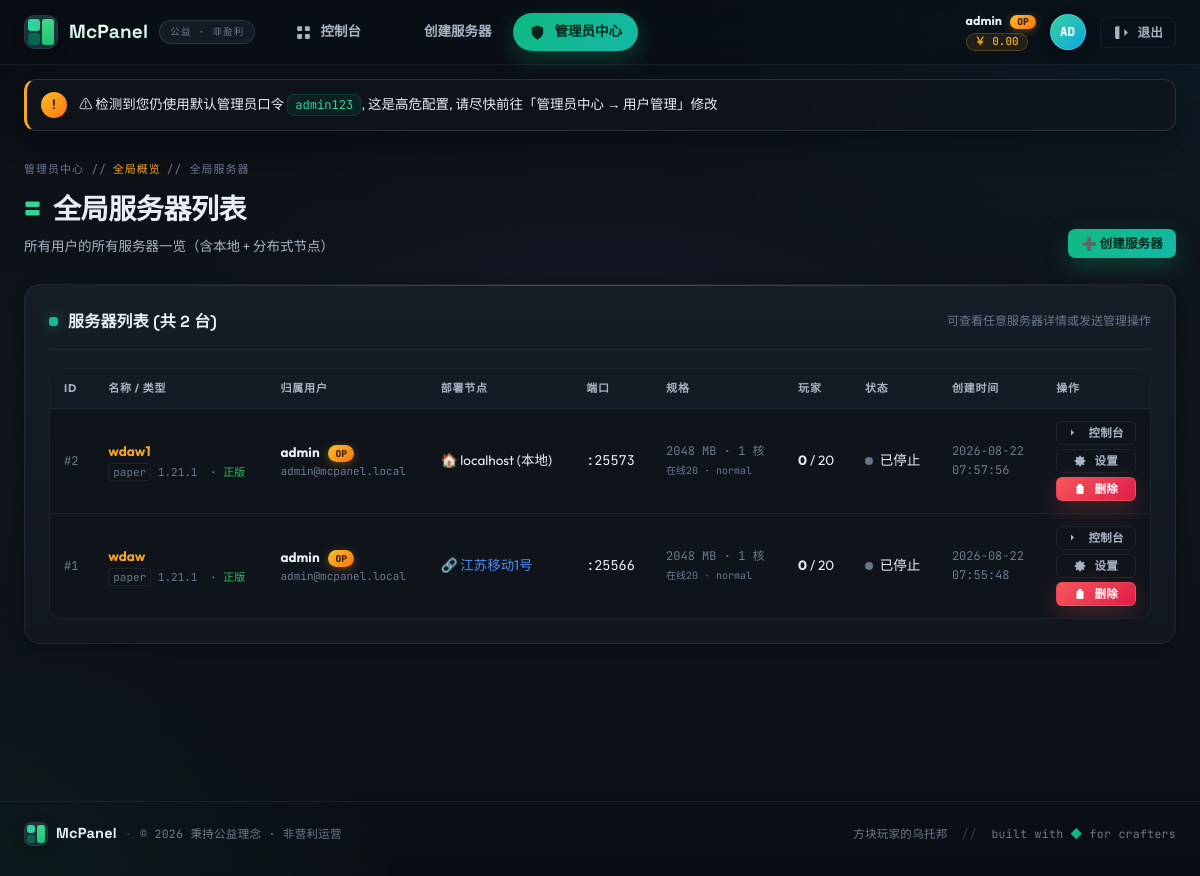
The app's page /admin/servers (signed in) with its own data.
### models.py (models this page shows, shortened)
class User(UserMixin, db.Model):
    __tablename__ = 'users'
    id = db.Column(db.Integer, primary_key=True)
    username = db.Column(db.String(80), unique=True, nullable=False, index=True)
    email = db.Column(db.String(120), unique=True, nullable=False)
    password_hash = db.Column(db.String(256), nullable=False)
    is_admin = db.Column(db.Boolean, default=False)
    max_servers = db.Column(db.Integer, default=2)        # 最大服务器数量
    total_memory = db.Column(db.Integer, default=4096)    # 总内存配额 MB
    total_cores = db.Column(db.Integer, default=2)        # 总核心配额
    balance = db.Column(db.Float, default=0.0)            # 余额
    created_at = db.Column(db.DateTime, default=datetime.utcnow)
    servers = db.relationship('ServerInstance', backref='owner', lazy=True, cascade='all, delete-orphan')

class ServerInstance(db.Model):
    __tablename__ = 'servers'
    id = db.Column(db.Integer, primary_key=True)
    name = db.Column(db.String(100), nullable=False)
    user_id = db.Column(db.Integer, db.ForeignKey('users.id'), nullable=False)
    node_id = db.Column(db.Integer, db.ForeignKey('nodes.id'), nullable=True)
    server_type = db.Column(db.String(50), default='paper')  # paper, vanilla, forge, fabric, spigot
    version = db.Column(db.String(20), default='1.20.4')
    memory = db.Column(db.Integer, default=2048)            # MB
    cores = db.Column(db.Integer, default=1)
    port = db.Column(db.Integer, unique=True, nullable=False)
    motd = db.Column(db.String(200), default='A Minecraft Server')
    max_players = db.Column(db.Integer, default=20)
    status = db.Column(db.String(20), default='stopped')    # running, stopped, starting, stopping, crashed
    pid = db.Column(db.Integer, nullable=True)
    player_count = db.Column(db.Integer, default=0)
    uptime_seconds = db.Column(db.BigInteger, default=0)
    last_started = db.Column(db.DateTime, nullable=True)
    created_at = db.Column(db.DateTime, default=datetime.utcnow)
    updated_at = db.Column(db.DateTime, default=datetime.utcnow, onupdate=datetime.utcnow)
    server_path = db.Column(db.String(500), nullable=True)   # 服务器目录绝对路径
    jar_file = db.Column(db.String(200), default='server.jar')
    java_args = db.Column(db.String(500), default='')         # 额外 JVM 参数
    auto_start = db.Column(db.Boolean, default=False)
    online_mode = db.Column(db.Boolean, default=True)         # 正版验证
    pvp_enabled = db.Column(db.Boolean, default=True)
    difficulty = db.Column(db.String(10), default='normal')   # peaceful, easy, normal, hard
    level_name = db.Column(db.String(100), default='world')
    whitelist_enabled = db.Column(db.Boolean, default=False)
    @property
    def status_display(self) -> str:
        mapping = {
            'running': '运行中',
            'stopped': '已停止',
            'starting': '启动中',
            'stopping': '关闭中',
            'crashed': '已崩溃',
            'installing': '安装中'
        }
        return mapping.get(self.status, self.status)
    @property
    def status_color(self) -> str:
        mapping = {
            'running': '#22c55e',
            'stopped': '#64748b',
            'starting': '#eab308',
            'stopping': '#f97316',
            'crashed': '#ef4444',
            'installing': '#3b82f6'
        }
        return mapping.get(self.status, '#64748b')

class DistributedNode(db.Model):
    __tablename__ = 'nodes'
    id = db.Column(db.Integer, primary_key=True)
    name = db.Column(db.String(100), unique=True, nullable=False)
    api_url = db.Column(db.String(300), nullable=False)          # http(s)://host:port
    api_token = db.Column(db.String(300), nullable=False)        # Bearer Token
    description = db.Column(db.String(300), default='')
    location = db.Column(db.String(100), default='')             # 机房位置描述
    status = db.Column(db.String(20), default='offline')         # online / offline / error
    last_error = db.Column(db.String(500), nullable=True)
    host_cpu = db.Column(db.Float, default=0.0)                  # %
    host_cpu_count = db.Column(db.Integer, default=0)           # 逻辑核数
    host_memory_total = db.Column(db.BigInteger, default=0)      # GB
    host_memory_used = db.Column(db.BigInteger, default=0)       # GB
    host_disk_total = db.Column(db.BigInteger, default=0)        # GB
    host_disk_used = db.Column(db.BigInteger, default=0)         # GB
    running_servers = db.Column(db.Integer, default=0)
    total_servers = db.Column(db.Integer, default=0)
    online_players = db.Column(db.Integer, default=0)
    max_servers = db.Column(db.Integer, default=0)
    last_heartbeat_at = db.Column(db.DateTime, nullable=True)
    created_at = db.Column(db.DateTime, default=datetime.utcnow)
    updated_at = db.Column(db.DateTime, default=datetime.utcnow, onupdate=datetime.utcnow)
    servers = db.relationship('ServerInstance', backref='node', lazy=True)

### app.py (the view)
@app.route('/admin/servers')
@login_required
@admin_required
def admin_servers():
    servers = ServerInstance.query.order_by(ServerInstance.created_at.desc()).all()
    return render_template('admin_servers.html', servers=servers)

### app.py (called while the page is built, shortened)
def _generate_csrf_token() -> str:
    if '_csrf_token' not in session:
        session['_csrf_token'] = _secrets.token_urlsafe(32)
    return session['_csrf_token']

@app.before_request
def _csrf_protect():
    method = request.method.upper()
    if method in ('GET', 'HEAD', 'OPTIONS'):
        return

@app.context_processor
def _inject_csrf_token():
    return {'csrf_token': _generate_csrf_token}

@login_manager.user_loader
def load_user(uid: str):
    try:
        return db.session.get(User, int(uid))
    except Exception:
        return None

@app.context_processor
def inject_globals():
    return {
        'now_year': datetime.utcnow().year,
        'panel_name': 'McPanel 我的世界开服面板',
        'simpfun_like': True,
    }

### models.py (called while the page is built)
def admin_required(f):
    @wraps(f)
    def decorated(*args, **kwargs):
        if not current_user.is_authenticated:
            abort(401)
        if not getattr(current_user, 'is_admin', False):
            abort(403)
        return f(*args, **kwargs)
    return decorated

### templates/admin_servers.html (shortened to what this page needs)
{% extends '_base.html' %}
{% block content %}
<div class="dash-header">
  <div>
    <div class="crumb">管理员中心 // <a href="{{ url_for('admin_center') }}" style="color:var(--amber)">全局概览</a> // 全局服务器</div>
    <h1 class="dash-title"><i data-i="server"></i> 全局服务器列表</h1>
    <p class="dash-sub">所有用户的所有服务器一览（含本地 + 分布式节点）</p>
  </div>
  <div class="dash-actions">
    <a class="btn btn-primary btn-sm" href="{{ url_for('server_new') }}">➕ 创建服务器</a>
  </div>
</div>
<div class="card-panel">
  <div class="panel-head">
    <h3>服务器列表 (共 {{ servers|length }} 台)</h3>
    <span class="muted">可查看任意服务器详情或发送管理操作</span>
  </div>
  <table class="admin-table" style="width:100%;margin-top:12px">
    <thead>
      <tr>
        <th>ID</th><th>名称 / 类型</th><th>归属用户</th>
        <th>部署节点</th><th>端口</th>
        <th>规格</th><th>玩家</th><th>状态</th><th>创建时间</th><th>操作</th>
      </tr>
    </thead>
    <tbody>
      {% for s in servers %}
      <tr>
        <td class="muted">#{{ s.id }}</td>
        <td>
          <b><a href="{{ url_for('server_detail', sid=s.id) }}" style="color:var(--amber)">{{ s.name }}</a></b>
          <div class="muted" style="font-size:11px;margin-top:2px">
            <span style="padding:1px 4px;border:1px solid var(--line);border-radius:3px">{{ s.server_type }}</span>
            {{ s.version }}
            {% if s.online_mode %}<span style="color:#22c55e;margin-left:6px">· 正版</span>{% else %}<span style="color:#f97316;margin-left:6px">· 离线</span>{% endif %}
          </div>
        </td>
        <td>
          <a href="{{ url_for('admin_users') }}?q={{ s.owner.username }}" style="color:var(--text)">
            <b>{{ s.owner.username }}</b>
          </a>
          {% if s.owner.is_admin %}<span class="badge-admin">OP</span>{% endif %}
          <div class="muted" style="font-size:11px">{{ s.owner.email }}</div>
        </td>
        <td>
          {% if s.node %}
            <span style="color:var(--lapis)">🔗 {{ s.node.name }}</span>
          {% else %}
            <span>🏠 localhost (本地)</span>
          {% endif %}
        </td>
        <td style="font-family:var(--f-mono)">:{{ s.port }}</td>
        <td class="muted" style="font-size:12px">
          {{ s.memory }} MB · {{ s.cores }} 核<br>
          <small>在线{{ s.max_players }} · {{ s.difficulty }}</small>
        </td>
        <td>
          <b>{{ s.player_count }}</b> / {{ s.max_players }}
        </td>
        <td>
          <span class="dot" style="display:inline-block;width:8px;height:8px;border-radius:50%;background:{{ s.status_color }};margin-right:4px"></span>
          {{ s.status_display }}
        </td>
        <td class="muted" style="font-size:12px">
          {{ s.created_at.strftime('%Y-%m-%d') }}<br>
          {{ s.created_at.strftime('%H:%M:%S') }}
        </td>
        <td>
          <div style="display:flex;flex-direction:column;gap:4px">
            <a class="btn btn-ghost btn-xs" href="{{ url_for('server_detail', sid=s.id) }}"><i data-i="terminal" style="width:12px;height:12px"></i> 控制台</a>
            <a class="btn btn-ghost btn-xs" href="{{ url_for('server_settings', sid=s.id) }}"><i data-i="gear" style="width:12px;height:12px"></i> 设置</a>
            <form method="POST" action="{{ url_for('server_delete', sid=s.id) }}" onsubmit="return confirm('确定删除服务器 #{{ s.id }} {{ s.name }}? 此操作不可恢复!')">
              <button class="btn btn-danger btn-xs" type="submit" style="width:100%"><i data-i="trash" style="width:12px;height:12px"></i> 删除</button>
            </form>
          </div>
        </td>
      </tr>
      {% else %}
      <tr><td colspan="10" class="empty-state" style="padding:60px">
        <div style="font-size:60px">🎮</div>
        <h3 style="margin:12px 0">还没有任何服务器</h3>
        <p class="muted">点击右上角按钮创建第一台 Minecraft 服务器！</p>
      </td></tr>
      {% endfor %}
    </tbody>
  </table>
</div>
{% endblock %}

### templates/_base.html (shortened to what this page needs)
<!DOCTYPE html>
<html lang="zh-CN">
<head>
  <link rel="stylesheet" href="{{ url_for('static', filename='css/app.css') }}" />
</head>
<body class="{% block body_class %}{% endblock %}">
  {% if current_user.is_authenticated %}
  <header class="topbar">
    <div class="topbar-inner">
      <a class="brand" href="{{ url_for('dashboard') }}">
        <span class="brand-mark" aria-hidden="true">
          <span class="bm bm-1"></span><span class="bm bm-2"></span><span class="bm bm-3"></span>
        </span>
        <span class="brand-text">McPanel</span>
        <span class="brand-tag">公益 · 非盈利</span>
      </a>
      <nav class="nav-links" role="navigation">
        <a href="{{ url_for('dashboard') }}" class="{% if request.endpoint == 'dashboard' %}active{% endif %}">
          <i data-i="grid"></i>
          <span>控制台</span>
        </a>
        <a href="{{ url_for('server_new') }}" class="{% if request.endpoint == 'server_new' %}active{% endif %}">
          <i data-i="plus"></i>
          <span>创建服务器</span>
        </a>
        {% if current_user.is_admin %}
        <div class="nav-item-group">
          <a href="{{ url_for('admin_center') }}" class="{% if request.endpoint and request.endpoint.startswith('admin') %}active{% endif %}">
            <i data-i="shield"></i>
            <span>管理员中心</span>
          </a>
        </div>
        {% endif %}
      </nav>
      <div class="user-area">
        <div class="user-info">
          <div class="user-name">
            {{ current_user.username }}
            {% if current_user.is_admin %}<span class="badge-admin">OP</span>{% endif %}
          </div>
          <div class="user-balance">￥ {{ '%.2f' % current_user.balance }}</div>
        </div>
        <div class="user-avatar" title="{{ current_user.username }}">
          {{ current_user.username[:2].upper() }}
        </div>
        <a class="btn btn-ghost btn-sm" href="{{ url_for('auth_logout') }}">
          <i data-i="logout"></i>退出
        </a>
      </div>
    </div>
  </header>
  {% endif %}
  <div class="flash-wrap">
    {% if session.get('_must_change_admin_password') and current_user.is_admin %}
    <div class="flash flash-warning" style="position:sticky;top:0;z-index:50">
      <span class="flash-icon">!</span>
      <span class="flash-text">⚠ 检测到您仍使用默认管理员口令 <code>admin123</code>, 这是高危配置, 请尽快前往「管理员中心 → 用户管理」修改</span>
    </div>
    {% endif %}
  </div>
  <main class="main-wrap">
    {% block content %}{% endblock %}
  </main>
  <footer class="site-footer">
    <div class="fcol">
      <span class="f-brand">
        <span class="brand-mark sm" aria-hidden="true">
          <span class="bm bm-1"></span><span class="bm bm-2"></span><span class="bm bm-3"></span>
        </span>
        McPanel
      </span>
      <span class="f-dot">·</span>
      <span>© {{ now_year }} 秉持公益理念 · 非营利运营</span>
    </div>
    <div class="fcol right">
      <span class="f-meta">方块玩家的乌托邦</span>
      <span class="f-sep">//</span>
      <span class="f-heart">built with <span>◆</span> for crafters</span>
    </div>
  </footer>
</body>
</html>

### records on screen
User: username "admin", balance "0.00", username "AD"
ServerInstance: id "2", name "wdaw1", server_type "paper", version "1.21.1", online_mode "· 正版", owner.username "admin", owner.email "admin@mcpanel.local", shows "🏠 localhost (本地)", port "25573", memory "2048", cores "1", max_players "20", difficulty "normal", player_count "0", status_display "已停止", created_at "2026-08-22", created_at "07:57:56"
ServerInstance: id "1", name "wdaw", server_type "paper", version "1.21.1", online_mode "· 正版", owner.username "admin", owner.email "admin@mcpanel.local", node.name "江苏移动1号", port "25566", memory "2048", cores "1", max_players "20", difficulty "normal", player_count "0", status_display "已停止", created_at "2026-08-22", created_at "07:55:48"

### other values on screen
{{ servers|length }} "2"
